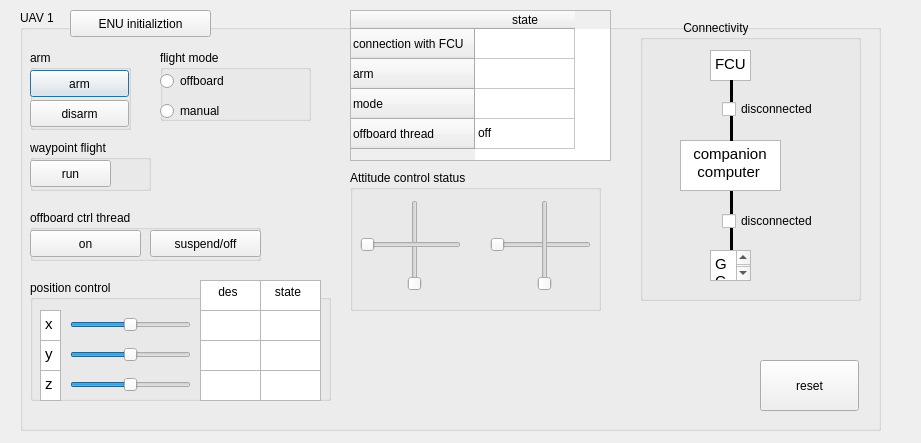
<?xml version="1.0" encoding="UTF-8"?>
<ui version="4.0">
 <class>Dialog</class>
 <widget class="QDialog" name="Dialog">
  <property name="geometry">
   <rect>
    <x>0</x>
    <y>0</y>
    <width>921</width>
    <height>443</height>
   </rect>
  </property>
  <property name="windowTitle">
   <string>Dialog</string>
  </property>
  <widget class="QGroupBox" name="groupBox_4">
   <property name="geometry">
    <rect>
     <x>20</x>
     <y>10</y>
     <width>861</width>
     <height>421</height>
    </rect>
   </property>
   <property name="title">
    <string>UAV 1</string>
   </property>
   <widget class="QGroupBox" name="groupBox_arm">
    <property name="geometry">
     <rect>
      <x>10</x>
      <y>40</y>
      <width>101</width>
      <height>80</height>
     </rect>
    </property>
    <property name="title">
     <string>arm</string>
    </property>
    <widget class="QPushButton" name="pushButton_arm">
     <property name="geometry">
      <rect>
       <x>0</x>
       <y>20</y>
       <width>99</width>
       <height>27</height>
      </rect>
     </property>
     <property name="text">
      <string>arm</string>
     </property>
    </widget>
    <widget class="QPushButton" name="pushButton_disarm">
     <property name="geometry">
      <rect>
       <x>0</x>
       <y>50</y>
       <width>99</width>
       <height>27</height>
      </rect>
     </property>
     <property name="text">
      <string>disarm</string>
     </property>
    </widget>
   </widget>
   <widget class="QGroupBox" name="groupBox_3">
    <property name="geometry">
     <rect>
      <x>10</x>
      <y>200</y>
      <width>231</width>
      <height>51</height>
     </rect>
    </property>
    <property name="title">
     <string>offboard ctrl thread</string>
    </property>
    <widget class="QPushButton" name="pushButton">
     <property name="geometry">
      <rect>
       <x>0</x>
       <y>20</y>
       <width>111</width>
       <height>27</height>
      </rect>
     </property>
     <property name="text">
      <string>on</string>
     </property>
    </widget>
    <widget class="QPushButton" name="pushButton_2">
     <property name="geometry">
      <rect>
       <x>120</x>
       <y>20</y>
       <width>111</width>
       <height>27</height>
      </rect>
     </property>
     <property name="text">
      <string>suspend/off</string>
     </property>
    </widget>
   </widget>
   <widget class="QGroupBox" name="groupBox_8">
    <property name="geometry">
     <rect>
      <x>10</x>
      <y>130</y>
      <width>121</width>
      <height>51</height>
     </rect>
    </property>
    <property name="title">
     <string>waypoint flight</string>
    </property>
    <widget class="QPushButton" name="pushButton_waypointflight">
     <property name="geometry">
      <rect>
       <x>0</x>
       <y>20</y>
       <width>81</width>
       <height>27</height>
      </rect>
     </property>
     <property name="text">
      <string>run</string>
     </property>
    </widget>
   </widget>
   <widget class="QGroupBox" name="groupBox">
    <property name="geometry">
     <rect>
      <x>140</x>
      <y>40</y>
      <width>151</width>
      <height>71</height>
     </rect>
    </property>
    <property name="title">
     <string>flight mode</string>
    </property>
    <widget class="QRadioButton" name="radioButton_offboard">
     <property name="geometry">
      <rect>
       <x>0</x>
       <y>20</y>
       <width>117</width>
       <height>22</height>
      </rect>
     </property>
     <property name="text">
      <string>offboard</string>
     </property>
    </widget>
    <widget class="QRadioButton" name="radioButton_stabilize">
     <property name="geometry">
      <rect>
       <x>0</x>
       <y>50</y>
       <width>117</width>
       <height>22</height>
      </rect>
     </property>
     <property name="text">
      <string>manual</string>
     </property>
    </widget>
   </widget>
   <widget class="QGroupBox" name="groupBox_7">
    <property name="geometry">
     <rect>
      <x>10</x>
      <y>270</y>
      <width>301</width>
      <height>121</height>
     </rect>
    </property>
    <property name="title">
     <string>position control</string>
    </property>
    <widget class="QSlider" name="horizontalSlider_des_x_1">
     <property name="geometry">
      <rect>
       <x>40</x>
       <y>30</y>
       <width>121</width>
       <height>29</height>
      </rect>
     </property>
     <property name="minimum">
      <number>-20</number>
     </property>
     <property name="maximum">
      <number>20</number>
     </property>
     <property name="value">
      <number>0</number>
     </property>
     <property name="sliderPosition">
      <number>0</number>
     </property>
     <property name="orientation">
      <enum>Qt::Horizontal</enum>
     </property>
    </widget>
    <widget class="QSlider" name="horizontalSlider_des_y_1">
     <property name="geometry">
      <rect>
       <x>40</x>
       <y>60</y>
       <width>121</width>
       <height>29</height>
      </rect>
     </property>
     <property name="minimum">
      <number>-20</number>
     </property>
     <property name="maximum">
      <number>20</number>
     </property>
     <property name="value">
      <number>0</number>
     </property>
     <property name="orientation">
      <enum>Qt::Horizontal</enum>
     </property>
    </widget>
    <widget class="QSlider" name="horizontalSlider_des_z_1">
     <property name="geometry">
      <rect>
       <x>40</x>
       <y>90</y>
       <width>121</width>
       <height>29</height>
      </rect>
     </property>
     <property name="minimum">
      <number>-200</number>
     </property>
     <property name="maximum">
      <number>200</number>
     </property>
     <property name="value">
      <number>0</number>
     </property>
     <property name="orientation">
      <enum>Qt::Horizontal</enum>
     </property>
    </widget>
    <widget class="QTextEdit" name="textEdit">
     <property name="geometry">
      <rect>
       <x>10</x>
       <y>30</y>
       <width>21</width>
       <height>31</height>
      </rect>
     </property>
     <property name="html">
      <string>&lt;!DOCTYPE HTML PUBLIC &quot;-//W3C//DTD HTML 4.0//EN&quot; &quot;http://www.w3.org/TR/REC-html40/strict.dtd&quot;&gt;
&lt;html&gt;&lt;head&gt;&lt;meta name=&quot;qrichtext&quot; content=&quot;1&quot; /&gt;&lt;style type=&quot;text/css&quot;&gt;
p, li { white-space: pre-wrap; }
&lt;/style&gt;&lt;/head&gt;&lt;body style=&quot; font-family:'Ubuntu'; font-size:11pt; font-weight:400; font-style:normal;&quot;&gt;
&lt;p style=&quot; margin-top:0px; margin-bottom:0px; margin-left:0px; margin-right:0px; -qt-block-indent:0; text-indent:0px;&quot;&gt;x&lt;/p&gt;&lt;/body&gt;&lt;/html&gt;</string>
     </property>
    </widget>
    <widget class="QTextEdit" name="textEdit_2">
     <property name="geometry">
      <rect>
       <x>10</x>
       <y>60</y>
       <width>21</width>
       <height>31</height>
      </rect>
     </property>
     <property name="html">
      <string>&lt;!DOCTYPE HTML PUBLIC &quot;-//W3C//DTD HTML 4.0//EN&quot; &quot;http://www.w3.org/TR/REC-html40/strict.dtd&quot;&gt;
&lt;html&gt;&lt;head&gt;&lt;meta name=&quot;qrichtext&quot; content=&quot;1&quot; /&gt;&lt;style type=&quot;text/css&quot;&gt;
p, li { white-space: pre-wrap; }
&lt;/style&gt;&lt;/head&gt;&lt;body style=&quot; font-family:'Ubuntu'; font-size:11pt; font-weight:400; font-style:normal;&quot;&gt;
&lt;p style=&quot; margin-top:0px; margin-bottom:0px; margin-left:0px; margin-right:0px; -qt-block-indent:0; text-indent:0px;&quot;&gt;y&lt;/p&gt;&lt;/body&gt;&lt;/html&gt;</string>
     </property>
    </widget>
    <widget class="QTextEdit" name="textEdit_3">
     <property name="geometry">
      <rect>
       <x>10</x>
       <y>90</y>
       <width>21</width>
       <height>31</height>
      </rect>
     </property>
     <property name="html">
      <string>&lt;!DOCTYPE HTML PUBLIC &quot;-//W3C//DTD HTML 4.0//EN&quot; &quot;http://www.w3.org/TR/REC-html40/strict.dtd&quot;&gt;
&lt;html&gt;&lt;head&gt;&lt;meta name=&quot;qrichtext&quot; content=&quot;1&quot; /&gt;&lt;style type=&quot;text/css&quot;&gt;
p, li { white-space: pre-wrap; }
&lt;/style&gt;&lt;/head&gt;&lt;body style=&quot; font-family:'Ubuntu'; font-size:11pt; font-weight:400; font-style:normal;&quot;&gt;
&lt;p style=&quot; margin-top:0px; margin-bottom:0px; margin-left:0px; margin-right:0px; -qt-block-indent:0; text-indent:0px;&quot;&gt;z&lt;/p&gt;&lt;/body&gt;&lt;/html&gt;</string>
     </property>
    </widget>
    <widget class="QPlainTextEdit" name="plainTextEdit_des_z_1">
     <property name="geometry">
      <rect>
       <x>170</x>
       <y>90</y>
       <width>61</width>
       <height>31</height>
      </rect>
     </property>
     <property name="plainText">
      <string/>
     </property>
    </widget>
    <widget class="QPlainTextEdit" name="plainTextEdit_des_x_1">
     <property name="geometry">
      <rect>
       <x>170</x>
       <y>30</y>
       <width>61</width>
       <height>31</height>
      </rect>
     </property>
     <property name="verticalScrollBarPolicy">
      <enum>Qt::ScrollBarAsNeeded</enum>
     </property>
     <property name="horizontalScrollBarPolicy">
      <enum>Qt::ScrollBarAlwaysOff</enum>
     </property>
     <property name="plainText">
      <string/>
     </property>
    </widget>
    <widget class="QPlainTextEdit" name="plainTextEdit_des_y_1">
     <property name="geometry">
      <rect>
       <x>170</x>
       <y>60</y>
       <width>61</width>
       <height>31</height>
      </rect>
     </property>
     <property name="plainText">
      <string/>
     </property>
    </widget>
    <widget class="QPlainTextEdit" name="plainTextEdit_state_x_1">
     <property name="geometry">
      <rect>
       <x>230</x>
       <y>30</y>
       <width>61</width>
       <height>31</height>
      </rect>
     </property>
     <property name="verticalScrollBarPolicy">
      <enum>Qt::ScrollBarAsNeeded</enum>
     </property>
     <property name="horizontalScrollBarPolicy">
      <enum>Qt::ScrollBarAlwaysOff</enum>
     </property>
     <property name="plainText">
      <string/>
     </property>
    </widget>
    <widget class="QPlainTextEdit" name="plainTextEdit_state_y_1">
     <property name="geometry">
      <rect>
       <x>230</x>
       <y>60</y>
       <width>61</width>
       <height>31</height>
      </rect>
     </property>
     <property name="plainText">
      <string/>
     </property>
    </widget>
    <widget class="QPlainTextEdit" name="plainTextEdit_state_z_1">
     <property name="geometry">
      <rect>
       <x>230</x>
       <y>90</y>
       <width>61</width>
       <height>31</height>
      </rect>
     </property>
     <property name="plainText">
      <string/>
     </property>
    </widget>
    <widget class="QPlainTextEdit" name="plainTextEdit_des_x_6">
     <property name="geometry">
      <rect>
       <x>170</x>
       <y>0</y>
       <width>61</width>
       <height>31</height>
      </rect>
     </property>
     <property name="verticalScrollBarPolicy">
      <enum>Qt::ScrollBarAsNeeded</enum>
     </property>
     <property name="horizontalScrollBarPolicy">
      <enum>Qt::ScrollBarAlwaysOff</enum>
     </property>
     <property name="plainText">
      <string>    des</string>
     </property>
    </widget>
    <widget class="QPlainTextEdit" name="plainTextEdit_des_x_7">
     <property name="geometry">
      <rect>
       <x>230</x>
       <y>0</y>
       <width>61</width>
       <height>31</height>
      </rect>
     </property>
     <property name="verticalScrollBarPolicy">
      <enum>Qt::ScrollBarAsNeeded</enum>
     </property>
     <property name="horizontalScrollBarPolicy">
      <enum>Qt::ScrollBarAlwaysOff</enum>
     </property>
     <property name="plainText">
      <string>   state</string>
     </property>
    </widget>
   </widget>
   <widget class="QGroupBox" name="groupBox_5">
    <property name="geometry">
     <rect>
      <x>620</x>
      <y>10</y>
      <width>221</width>
      <height>281</height>
     </rect>
    </property>
    <property name="focusPolicy">
     <enum>Qt::NoFocus</enum>
    </property>
    <property name="contextMenuPolicy">
     <enum>Qt::DefaultContextMenu</enum>
    </property>
    <property name="title">
     <string>             Connectivity</string>
    </property>
    <widget class="QTextBrowser" name="textBrowser_3">
     <property name="geometry">
      <rect>
       <x>70</x>
       <y>30</y>
       <width>41</width>
       <height>31</height>
      </rect>
     </property>
     <property name="html">
      <string>&lt;!DOCTYPE HTML PUBLIC &quot;-//W3C//DTD HTML 4.0//EN&quot; &quot;http://www.w3.org/TR/REC-html40/strict.dtd&quot;&gt;
&lt;html&gt;&lt;head&gt;&lt;meta name=&quot;qrichtext&quot; content=&quot;1&quot; /&gt;&lt;style type=&quot;text/css&quot;&gt;
p, li { white-space: pre-wrap; }
&lt;/style&gt;&lt;/head&gt;&lt;body style=&quot; font-family:'Ubuntu'; font-size:11pt; font-weight:400; font-style:normal;&quot;&gt;
&lt;p style=&quot; margin-top:0px; margin-bottom:0px; margin-left:0px; margin-right:0px; -qt-block-indent:0; text-indent:0px;&quot;&gt;FCU&lt;/p&gt;&lt;/body&gt;&lt;/html&gt;</string>
     </property>
    </widget>
    <widget class="Line" name="line_2">
     <property name="geometry">
      <rect>
       <x>90</x>
       <y>170</y>
       <width>3</width>
       <height>61</height>
      </rect>
     </property>
     <property name="frameShadow">
      <enum>QFrame::Plain</enum>
     </property>
     <property name="lineWidth">
      <number>5</number>
     </property>
     <property name="orientation">
      <enum>Qt::Vertical</enum>
     </property>
    </widget>
    <widget class="QTextBrowser" name="textBrowser">
     <property name="geometry">
      <rect>
       <x>40</x>
       <y>120</y>
       <width>101</width>
       <height>51</height>
      </rect>
     </property>
     <property name="html">
      <string>&lt;!DOCTYPE HTML PUBLIC &quot;-//W3C//DTD HTML 4.0//EN&quot; &quot;http://www.w3.org/TR/REC-html40/strict.dtd&quot;&gt;
&lt;html&gt;&lt;head&gt;&lt;meta name=&quot;qrichtext&quot; content=&quot;1&quot; /&gt;&lt;style type=&quot;text/css&quot;&gt;
p, li { white-space: pre-wrap; }
&lt;/style&gt;&lt;/head&gt;&lt;body style=&quot; font-family:'Ubuntu'; font-size:11pt; font-weight:400; font-style:normal;&quot;&gt;
&lt;p style=&quot; margin-top:0px; margin-bottom:0px; margin-left:0px; margin-right:0px; -qt-block-indent:0; text-indent:0px;&quot;&gt;  companion&lt;/p&gt;
&lt;p style=&quot; margin-top:0px; margin-bottom:0px; margin-left:0px; margin-right:0px; -qt-block-indent:0; text-indent:0px;&quot;&gt;   computer&lt;/p&gt;&lt;/body&gt;&lt;/html&gt;</string>
     </property>
    </widget>
    <widget class="QTextBrowser" name="textBrowser_2">
     <property name="geometry">
      <rect>
       <x>70</x>
       <y>230</y>
       <width>41</width>
       <height>31</height>
      </rect>
     </property>
     <property name="html">
      <string>&lt;!DOCTYPE HTML PUBLIC &quot;-//W3C//DTD HTML 4.0//EN&quot; &quot;http://www.w3.org/TR/REC-html40/strict.dtd&quot;&gt;
&lt;html&gt;&lt;head&gt;&lt;meta name=&quot;qrichtext&quot; content=&quot;1&quot; /&gt;&lt;style type=&quot;text/css&quot;&gt;
p, li { white-space: pre-wrap; }
&lt;/style&gt;&lt;/head&gt;&lt;body style=&quot; font-family:'Ubuntu'; font-size:11pt; font-weight:400; font-style:normal;&quot;&gt;
&lt;p style=&quot; margin-top:0px; margin-bottom:0px; margin-left:0px; margin-right:0px; -qt-block-indent:0; text-indent:0px;&quot;&gt;GCS&lt;/p&gt;&lt;/body&gt;&lt;/html&gt;</string>
     </property>
    </widget>
    <widget class="Line" name="line">
     <property name="geometry">
      <rect>
       <x>90</x>
       <y>60</y>
       <width>3</width>
       <height>61</height>
      </rect>
     </property>
     <property name="frameShadow">
      <enum>QFrame::Plain</enum>
     </property>
     <property name="lineWidth">
      <number>5</number>
     </property>
     <property name="orientation">
      <enum>Qt::Vertical</enum>
     </property>
    </widget>
    <widget class="QCheckBox" name="checkBox_Conn_FCU_CC">
     <property name="geometry">
      <rect>
       <x>82</x>
       <y>78</y>
       <width>121</width>
       <height>22</height>
      </rect>
     </property>
     <property name="text">
      <string>disconnected</string>
     </property>
     <property name="checkable">
      <bool>false</bool>
     </property>
    </widget>
    <widget class="QCheckBox" name="checkBox_Conn_CC_GCS">
     <property name="geometry">
      <rect>
       <x>82</x>
       <y>190</y>
       <width>131</width>
       <height>22</height>
      </rect>
     </property>
     <property name="mouseTracking">
      <bool>true</bool>
     </property>
     <property name="text">
      <string>disconnected</string>
     </property>
     <property name="checkable">
      <bool>false</bool>
     </property>
    </widget>
   </widget>
   <widget class="QTableWidget" name="tableWidget">
    <property name="geometry">
     <rect>
      <x>330</x>
      <y>0</y>
      <width>261</width>
      <height>151</height>
     </rect>
    </property>
    <row>
     <property name="text">
      <string>connection with FCU</string>
     </property>
    </row>
    <row>
     <property name="text">
      <string>arm</string>
     </property>
    </row>
    <row>
     <property name="text">
      <string>mode</string>
     </property>
    </row>
    <row>
     <property name="text">
      <string>offboard thread</string>
     </property>
    </row>
    <column>
     <property name="text">
      <string>state</string>
     </property>
    </column>
    <item row="2" column="0">
     <property name="text">
      <string/>
     </property>
    </item>
    <item row="3" column="0">
     <property name="text">
      <string>off</string>
     </property>
    </item>
   </widget>
   <widget class="QGroupBox" name="groupBox_2">
    <property name="geometry">
     <rect>
      <x>330</x>
      <y>160</y>
      <width>251</width>
      <height>141</height>
     </rect>
    </property>
    <property name="title">
     <string>Attitude control status</string>
    </property>
    <widget class="QSlider" name="verticalSlider_pitch_1">
     <property name="geometry">
      <rect>
       <x>50</x>
       <y>30</y>
       <width>29</width>
       <height>91</height>
      </rect>
     </property>
     <property name="orientation">
      <enum>Qt::Vertical</enum>
     </property>
    </widget>
    <widget class="QSlider" name="horizontalSlider_roll_1">
     <property name="geometry">
      <rect>
       <x>140</x>
       <y>60</y>
       <width>101</width>
       <height>29</height>
      </rect>
     </property>
     <property name="orientation">
      <enum>Qt::Horizontal</enum>
     </property>
    </widget>
    <widget class="QSlider" name="verticalSlider_throttle_1">
     <property name="geometry">
      <rect>
       <x>180</x>
       <y>30</y>
       <width>29</width>
       <height>91</height>
      </rect>
     </property>
     <property name="orientation">
      <enum>Qt::Vertical</enum>
     </property>
    </widget>
    <widget class="QSlider" name="horizontalSlider_yaw_1">
     <property name="geometry">
      <rect>
       <x>10</x>
       <y>60</y>
       <width>101</width>
       <height>29</height>
      </rect>
     </property>
     <property name="orientation">
      <enum>Qt::Horizontal</enum>
     </property>
    </widget>
   </widget>
   <widget class="QPushButton" name="pushButton_set_ref_gps">
    <property name="geometry">
     <rect>
      <x>50</x>
      <y>0</y>
      <width>141</width>
      <height>27</height>
     </rect>
    </property>
    <property name="text">
     <string>ENU initializtion</string>
    </property>
   </widget>
   <widget class="QPushButton" name="pushButton_12">
    <property name="geometry">
     <rect>
      <x>740</x>
      <y>350</y>
      <width>99</width>
      <height>51</height>
     </rect>
    </property>
    <property name="text">
     <string>reset</string>
    </property>
   </widget>
  </widget>
 </widget>
 <resources/>
 <connections>
  <connection>
   <sender>pushButton_arm</sender>
   <signal>clicked()</signal>
   <receiver>Dialog</receiver>
   <slot>slot1()</slot>
   <hints>
    <hint type="sourcelabel">
     <x>415</x>
     <y>76</y>
    </hint>
    <hint type="destinationlabel">
     <x>754</x>
     <y>425</y>
    </hint>
   </hints>
  </connection>
  <connection>
   <sender>pushButton_disarm</sender>
   <signal>clicked()</signal>
   <receiver>Dialog</receiver>
   <slot>slot2()</slot>
   <hints>
    <hint type="sourcelabel">
     <x>418</x>
     <y>102</y>
    </hint>
    <hint type="destinationlabel">
     <x>757</x>
     <y>454</y>
    </hint>
   </hints>
  </connection>
  <connection>
   <sender>pushButton</sender>
   <signal>clicked()</signal>
   <receiver>Dialog</receiver>
   <slot>slot5()</slot>
   <hints>
    <hint type="sourcelabel">
     <x>160</x>
     <y>236</y>
    </hint>
    <hint type="destinationlabel">
     <x>814</x>
     <y>428</y>
    </hint>
   </hints>
  </connection>
  <connection>
   <sender>pushButton_2</sender>
   <signal>clicked()</signal>
   <receiver>Dialog</receiver>
   <slot>slot6()</slot>
   <hints>
    <hint type="sourcelabel">
     <x>280</x>
     <y>236</y>
    </hint>
    <hint type="destinationlabel">
     <x>814</x>
     <y>456</y>
    </hint>
   </hints>
  </connection>
  <connection>
   <sender>horizontalSlider_des_x_1</sender>
   <signal>valueChanged(int)</signal>
   <receiver>Dialog</receiver>
   <slot>slot15()</slot>
   <hints>
    <hint type="sourcelabel">
     <x>200</x>
     <y>308</y>
    </hint>
    <hint type="destinationlabel">
     <x>581</x>
     <y>341</y>
    </hint>
   </hints>
  </connection>
  <connection>
   <sender>horizontalSlider_des_y_1</sender>
   <signal>valueChanged(int)</signal>
   <receiver>Dialog</receiver>
   <slot>slot16()</slot>
   <hints>
    <hint type="sourcelabel">
     <x>200</x>
     <y>338</y>
    </hint>
    <hint type="destinationlabel">
     <x>620</x>
     <y>372</y>
    </hint>
   </hints>
  </connection>
  <connection>
   <sender>horizontalSlider_des_z_1</sender>
   <signal>valueChanged(int)</signal>
   <receiver>Dialog</receiver>
   <slot>slot17()</slot>
   <hints>
    <hint type="sourcelabel">
     <x>130</x>
     <y>384</y>
    </hint>
    <hint type="destinationlabel">
     <x>621</x>
     <y>403</y>
    </hint>
   </hints>
  </connection>
  <connection>
   <sender>pushButton_waypointflight</sender>
   <signal>clicked()</signal>
   <receiver>Dialog</receiver>
   <slot>slot18()</slot>
   <hints>
    <hint type="sourcelabel">
     <x>130</x>
     <y>169</y>
    </hint>
    <hint type="destinationlabel">
     <x>616</x>
     <y>157</y>
    </hint>
   </hints>
  </connection>
  <connection>
   <sender>pushButton_12</sender>
   <signal>clicked()</signal>
   <receiver>Dialog</receiver>
   <slot>slot19()</slot>
   <hints>
    <hint type="sourcelabel">
     <x>918</x>
     <y>290</y>
    </hint>
    <hint type="destinationlabel">
     <x>765</x>
     <y>496</y>
    </hint>
   </hints>
  </connection>
  <connection>
   <sender>pushButton_set_ref_gps</sender>
   <signal>clicked()</signal>
   <receiver>Dialog</receiver>
   <slot>slot7()</slot>
   <hints>
    <hint type="sourcelabel">
     <x>89</x>
     <y>416</y>
    </hint>
    <hint type="destinationlabel">
     <x>447</x>
     <y>279</y>
    </hint>
   </hints>
  </connection>
  <connection>
   <sender>radioButton_offboard</sender>
   <signal>clicked()</signal>
   <receiver>Dialog</receiver>
   <slot>slot3()</slot>
   <hints>
    <hint type="sourcelabel">
     <x>440</x>
     <y>74</y>
    </hint>
    <hint type="destinationlabel">
     <x>637</x>
     <y>66</y>
    </hint>
   </hints>
  </connection>
  <connection>
   <sender>radioButton_stabilize</sender>
   <signal>clicked()</signal>
   <receiver>Dialog</receiver>
   <slot>slot4()</slot>
   <hints>
    <hint type="sourcelabel">
     <x>550</x>
     <y>79</y>
    </hint>
    <hint type="destinationlabel">
     <x>781</x>
     <y>67</y>
    </hint>
   </hints>
  </connection>
 </connections>
 <slots>
  <slot>slot1()</slot>
  <slot>slot2()</slot>
  <slot>slot3()</slot>
  <slot>slot4()</slot>
  <slot>slot5()</slot>
  <slot>slot6()</slot>
  <slot>slot7()</slot>
  <slot>slot8()</slot>
  <slot>slot9()</slot>
  <slot>slot10()</slot>
  <slot>slot11()</slot>
  <slot>slot12()</slot>
  <slot>slot13()</slot>
  <slot>slot14()</slot>
  <slot>slot15()</slot>
  <slot>slot16()</slot>
  <slot>slot17()</slot>
  <slot>slot18()</slot>
  <slot>slot19()</slot>
  <slot>slot21()</slot>
  <slot>slot22()</slot>
  <slot>slot23()</slot>
  <slot>slot24()</slot>
  <slot>slot25()</slot>
  <slot>slot26()</slot>
  <slot>slot27()</slot>
  <slot>slot28()</slot>
  <slot>slot29()</slot>
  <slot>slot30()</slot>
  <slot>slot31()</slot>
  <slot>slot32()</slot>
  <slot>slot33()</slot>
  <slot>slot34()</slot>
  <slot>slot41()</slot>
  <slot>slot42()</slot>
  <slot>slot43()</slot>
  <slot>slot44()</slot>
  <slot>slot45()</slot>
  <slot>slot46()</slot>
  <slot>slot47()</slot>
  <slot>slot48()</slot>
  <slot>slot49()</slot>
  <slot>slot50()</slot>
  <slot>slot51()</slot>
  <slot>slot52()</slot>
  <slot>slot53()</slot>
  <slot>slot54()</slot>
  <slot>slot501()</slot>
  <slot>slot502()</slot>
  <slot>slot503()</slot>
  <slot>slot504()</slot>
  <slot>slot505()</slot>
  <slot>slot506()</slot>
  <slot>slot507()</slot>
  <slot>slot508()</slot>
 </slots>
</ui>
